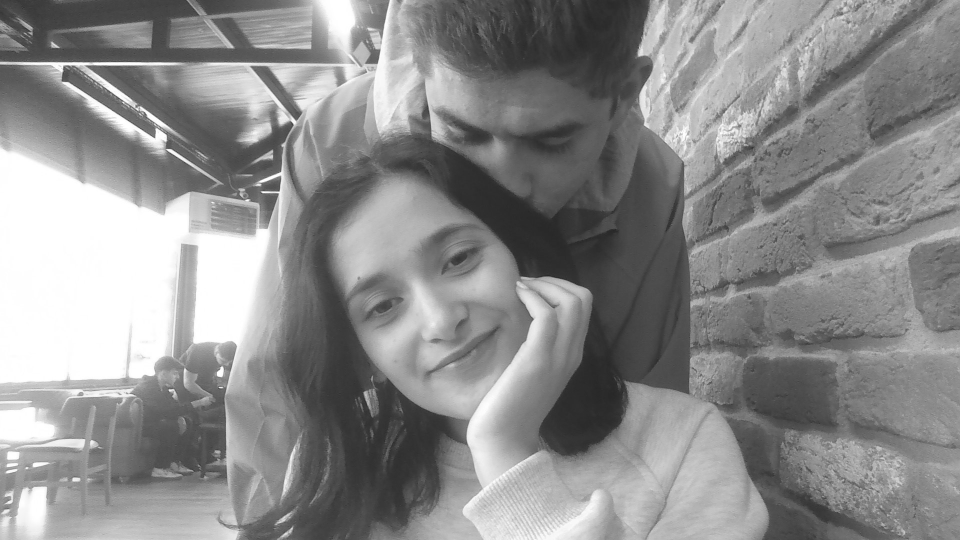
#> input picture python_opencv_project/temel_işlemler/resim1.jpg, 1920 x 1080 px (shown at 1/2 size)
$ python ROI.py
#> lines starting #> are read from the running program, lines starting #| are printed output that depends on the picture
# ROİ=region of interest= ilgi alanı
import cv2
img=cv2.imread("resim1.jpg")
#> img is the input picture: shape (1080, 1920, 3); min 29, max 255, mean 139.9

print(img.shape[:2])#resmimizin piksel boyutunu aldık
#| (1080, 1920)

roi=img[0:400,800:1400]#tahmini olarak resimdeki bir bölgeyi aldık
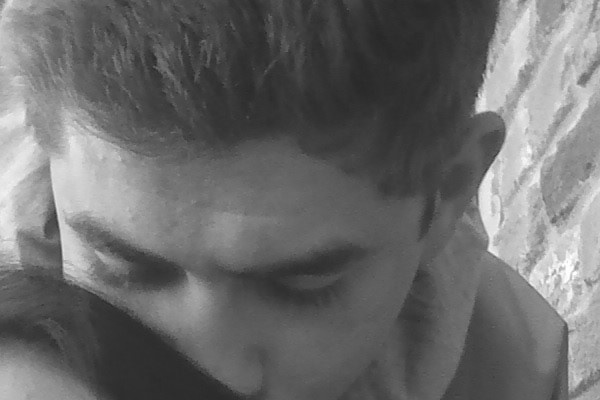
#> roi: shape (400, 600, 3); min 39, max 255, mean 106.9

cv2.imshow("resim",img)
cv2.imshow("roı",roi)
cv2.waitKey(0)
cv2.destroyAllWindows()

$ run again, with python_opencv_project/temel_işlemler/newresim.jpg copied over python_opencv_project/temel_işlemler/resim1.jpg
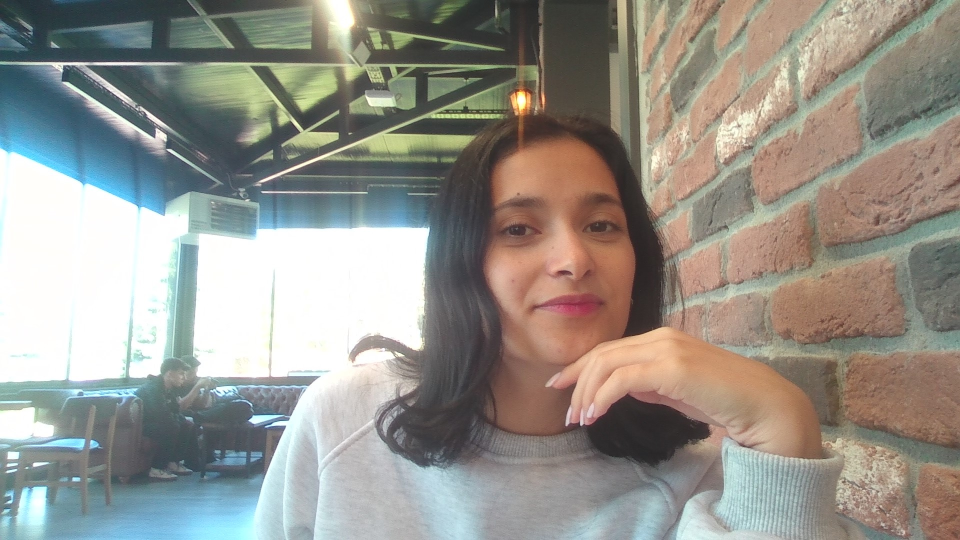
#> input picture python_opencv_project/temel_işlemler/newresim.jpg, 1920 x 1080 px (shown at 1/2 size)
#> img is the input picture: shape (1080, 1920, 3); mean B, G, R 140.2, 147.5, 150.1
#| (1080, 1920)
#> `roi=img[0:400,800:1400]#tahmini olarak resimdeki bir bölgeyi aldık`:
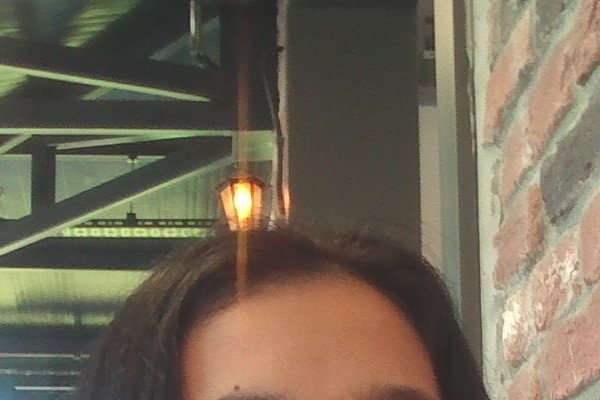
#> roi: shape (400, 600, 3); mean B, G, R 87.2, 104.8, 115.1
